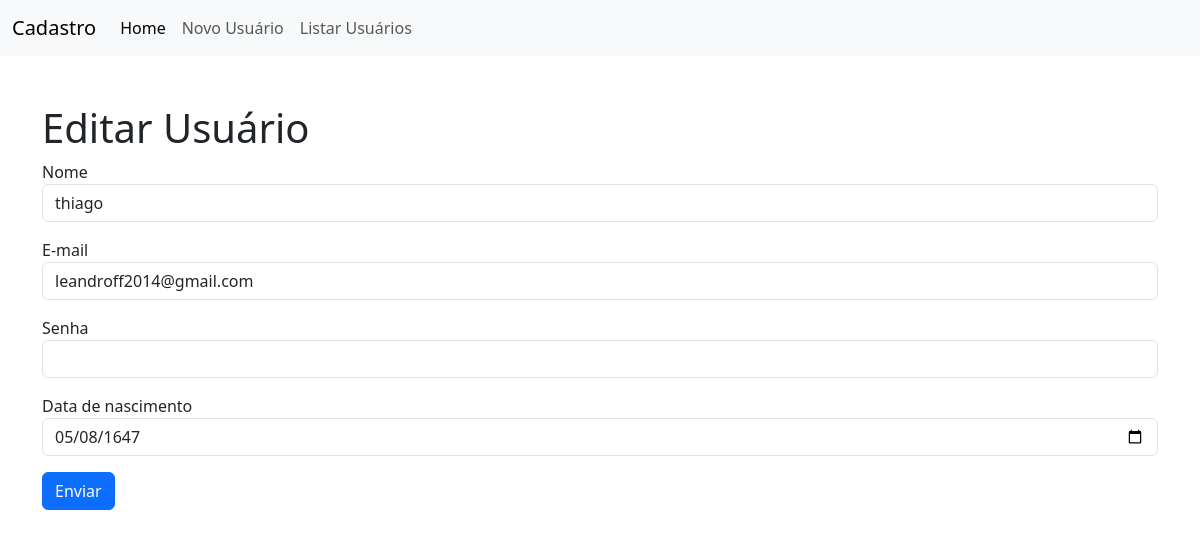
/?page=editar&id=8, run on the app's committed database.
### editar-usuario.php (the view, shortened to what this page needs)
<h1>Editar Usuário</h1>
<?php
	$sql = "SELECT * FROM usuários WHERE ID=".$_REQUEST["id"];
	$res = $conn->query($sql);
	$row = $res->fetch_object();
?>
<form action="?page=salvar" method="POST">
	<div class="mb-3">
		<label>Nome</label>
		<input type="text" name="nome" value="<?php print $row->nome; ?>" class="form-control">
	</div>
	<div class="mb-3">
		<label>E-mail</label>
		<input type="email" name="email" value="<?php print $row->email; ?>" class="form-control">
	</div>
	<div class="mb-3">
		<label>Senha</label>
		<input type="password" name="senha" class="form-control" required>
	</div>
	<div class="mb-3">
		<label>Data de nascimento</label>
		<input type="date" name="data_nasc" value="<?php print $row->data_nasc; ?>" class="form-control">
	</div>
	<div class="mb-3">
		<button type="submit" class="btn btn-primary">Enviar</button>
	</div>
</form>

### data on the page
usuários: nome "thiago", email "leandroff2014@gmail.com", data_nasc "05/08/1647"
